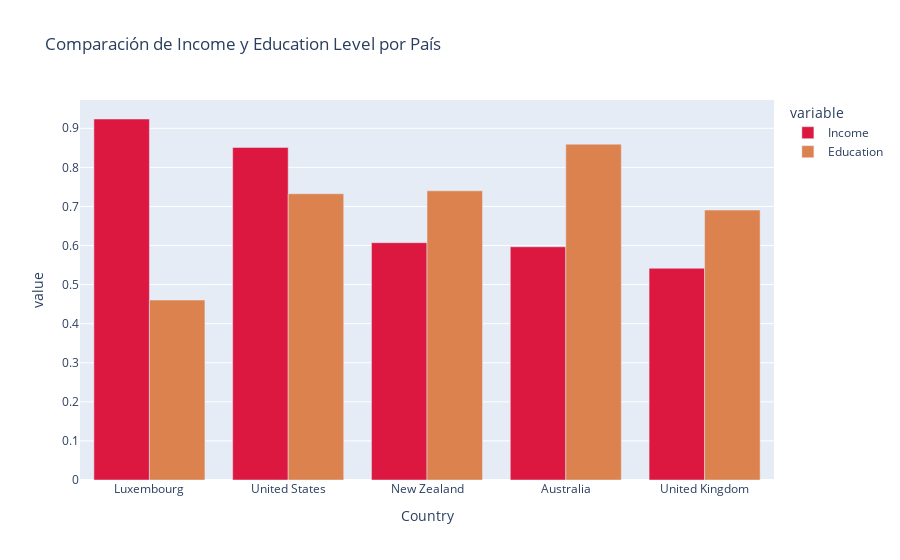

Notebook code for this chart:
### Code cell
# Gráfica de Santiago

fig = px.bar(topIncomeAndEducation, x="Country", y=["Income", "Education"],
             barmode="group", title="Comparación de Income y Education Level por País",color_discrete_map=color_mapSan)

# Mostrar gráfico
fig.show()

### Figure 1 — Plotly figure (JSON) as saved in the notebook; plotly's stock layout.template omitted (floating-point values rounded to 4 significant figures)
{"data": [{"alignmentgroup": "True", "hovertemplate": "variable=Income<br>Country=%{x}<br>value=%{y}<extra></extra>", "legendgroup": "Income", "marker": {"color": "#DC1841", "pattern": {"shape": ""}}, "name": "Income", "offsetgroup": "Income", "orientation": "v", "showlegend": true, "textposition": "auto", "type": "bar", "x": ["Luxembourg", "United States", "New Zealand", "Australia", "United Kingdom"], "xaxis": "x", "y": [0.9238, 0.8511, 0.6073, 0.5968, 0.5418], "yaxis": "y"}, {"alignmentgroup": "True", "hovertemplate": "variable=Education<br>Country=%{x}<br>value=%{y}<extra></extra>", "legendgroup": "Education", "marker": {"color": "#DB824E", "pattern": {"shape": ""}}, "name": "Education", "offsetgroup": "Education", "orientation": "v", "showlegend": true, "textposition": "auto", "type": "bar", "x": ["Luxembourg", "United States", "New Zealand", "Australia", "United Kingdom"], "xaxis": "x", "y": [0.4605, 0.7325, 0.74, 0.8594, 0.6907], "yaxis": "y"}], "layout": {"barmode": "group", "legend": {"title": {"text": "variable"}, "tracegroupgap": 0}, "title": {"text": "Comparación de Income y Education Level por País"}, "xaxis": {"anchor": "y", "domain": [0, 1], "title": {"text": "Country"}}, "yaxis": {"anchor": "x", "domain": [0, 1], "title": {"text": "value"}}}}
